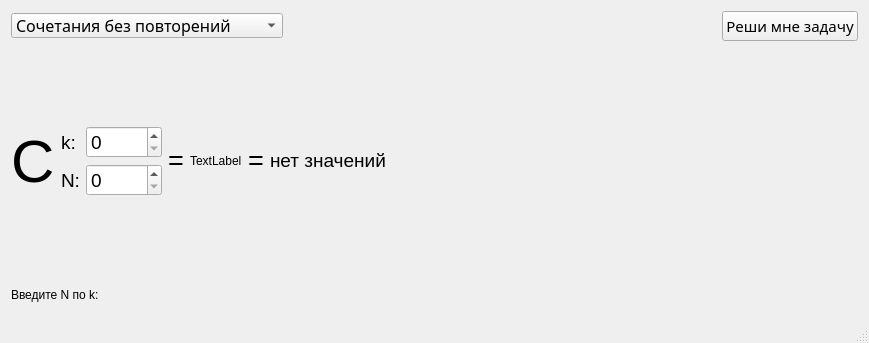
<?xml version="1.0" encoding="UTF-8"?>
<ui version="4.0">
 <class>MainWindow</class>
 <widget class="QMainWindow" name="MainWindow">
  <property name="geometry">
   <rect>
    <x>0</x>
    <y>0</y>
    <width>869</width>
    <height>343</height>
   </rect>
  </property>
  <property name="windowTitle">
   <string>MainWindow</string>
  </property>
  <widget class="QWidget" name="centralWidget">
   <layout class="QGridLayout" name="gridLayout">
    <item row="0" column="0">
     <layout class="QVBoxLayout" name="verticalLayout">
      <item>
       <layout class="QHBoxLayout" name="horizontalLayout_2">
        <item>
         <widget class="QComboBox" name="formul">
          <property name="minimumSize">
           <size>
            <width>0</width>
            <height>0</height>
           </size>
          </property>
          <property name="maximumSize">
           <size>
            <width>300</width>
            <height>25</height>
           </size>
          </property>
          <property name="font">
           <font>
            <family>Segoe MDL2 Assets</family>
            <pointsize>12</pointsize>
           </font>
          </property>
          <item>
           <property name="text">
            <string>Сочетания без повторений</string>
           </property>
          </item>
          <item>
           <property name="text">
            <string>Размещения с повторениями</string>
           </property>
          </item>
          <item>
           <property name="text">
            <string>Перестановка с повторениями</string>
           </property>
          </item>
          <item>
           <property name="text">
            <string>Размещения без повторений</string>
           </property>
          </item>
          <item>
           <property name="text">
            <string>Размещения k=n</string>
           </property>
          </item>
          <item>
           <property name="text">
            <string>Сочетание с повторениями</string>
           </property>
          </item>
         </widget>
        </item>
        <item>
         <spacer name="horizontalSpacer_2">
          <property name="orientation">
           <enum>Qt::Horizontal</enum>
          </property>
          <property name="sizeHint" stdset="0">
           <size>
            <width>40</width>
            <height>20</height>
           </size>
          </property>
         </spacer>
        </item>
        <item>
         <widget class="QPushButton" name="pushButton">
          <property name="font">
           <font>
            <family>Microsoft New Tai Lue</family>
            <pointsize>11</pointsize>
           </font>
          </property>
          <property name="text">
           <string>Реши мне задачу</string>
          </property>
         </widget>
        </item>
       </layout>
      </item>
      <item>
       <layout class="QHBoxLayout" name="mainLayout">
        <item>
         <widget class="QLabel" name="prefix">
          <property name="font">
           <font>
            <pointsize>45</pointsize>
           </font>
          </property>
          <property name="text">
           <string>C</string>
          </property>
         </widget>
        </item>
        <item>
         <layout class="QVBoxLayout" name="verticalLayout_3">
          <item>
           <spacer name="verticalSpacer">
            <property name="orientation">
             <enum>Qt::Vertical</enum>
            </property>
            <property name="sizeHint" stdset="0">
             <size>
              <width>20</width>
              <height>40</height>
             </size>
            </property>
           </spacer>
          </item>
          <item>
           <layout class="QHBoxLayout" name="horizontalLayout_8">
            <item>
             <widget class="QLabel" name="chark">
              <property name="font">
               <font>
                <pointsize>14</pointsize>
               </font>
              </property>
              <property name="text">
               <string>k:</string>
              </property>
             </widget>
            </item>
            <item>
             <widget class="QSpinBox" name="spinBox_K">
              <property name="sizePolicy">
               <sizepolicy hsizetype="Minimum" vsizetype="Fixed">
                <horstretch>0</horstretch>
                <verstretch>0</verstretch>
               </sizepolicy>
              </property>
              <property name="minimumSize">
               <size>
                <width>76</width>
                <height>0</height>
               </size>
              </property>
              <property name="font">
               <font>
                <pointsize>14</pointsize>
               </font>
              </property>
              <property name="maximum">
               <number>1000</number>
              </property>
             </widget>
            </item>
           </layout>
          </item>
          <item>
           <layout class="QHBoxLayout" name="n_la">
            <item>
             <widget class="QLabel" name="charn">
              <property name="font">
               <font>
                <pointsize>14</pointsize>
               </font>
              </property>
              <property name="text">
               <string>N:</string>
              </property>
             </widget>
            </item>
            <item>
             <widget class="QSpinBox" name="spinBox_N">
              <property name="sizePolicy">
               <sizepolicy hsizetype="Minimum" vsizetype="Fixed">
                <horstretch>0</horstretch>
                <verstretch>0</verstretch>
               </sizepolicy>
              </property>
              <property name="minimumSize">
               <size>
                <width>76</width>
                <height>0</height>
               </size>
              </property>
              <property name="font">
               <font>
                <pointsize>14</pointsize>
               </font>
              </property>
              <property name="maximum">
               <number>1000</number>
              </property>
             </widget>
            </item>
           </layout>
          </item>
          <item>
           <spacer name="verticalSpacer_3">
            <property name="orientation">
             <enum>Qt::Vertical</enum>
            </property>
            <property name="sizeHint" stdset="0">
             <size>
              <width>20</width>
              <height>40</height>
             </size>
            </property>
           </spacer>
          </item>
         </layout>
        </item>
        <item>
         <widget class="QLabel" name="split1">
          <property name="enabled">
           <bool>true</bool>
          </property>
          <property name="font">
           <font>
            <pointsize>20</pointsize>
           </font>
          </property>
          <property name="text">
           <string>=</string>
          </property>
         </widget>
        </item>
        <item>
         <widget class="QLabel" name="img">
          <property name="minimumSize">
           <size>
            <width>0</width>
            <height>0</height>
           </size>
          </property>
          <property name="text">
           <string>TextLabel</string>
          </property>
         </widget>
        </item>
        <item>
         <widget class="QLabel" name="split2">
          <property name="font">
           <font>
            <pointsize>20</pointsize>
           </font>
          </property>
          <property name="text">
           <string>=</string>
          </property>
         </widget>
        </item>
        <item>
         <widget class="QLabel" name="result">
          <property name="font">
           <font>
            <pointsize>14</pointsize>
           </font>
          </property>
          <property name="text">
           <string>нет значений</string>
          </property>
         </widget>
        </item>
        <item>
         <spacer name="horizontalSpacer_3">
          <property name="orientation">
           <enum>Qt::Horizontal</enum>
          </property>
          <property name="sizeHint" stdset="0">
           <size>
            <width>40</width>
            <height>20</height>
           </size>
          </property>
         </spacer>
        </item>
       </layout>
      </item>
     </layout>
    </item>
    <item row="1" column="0">
     <layout class="QHBoxLayout" name="n_layout">
      <item>
       <widget class="QLabel" name="labelInputNk">
        <property name="text">
         <string>Введите N по k:</string>
        </property>
       </widget>
      </item>
      <item>
       <spacer name="verticalSpacer_2">
        <property name="orientation">
         <enum>Qt::Vertical</enum>
        </property>
        <property name="sizeType">
         <enum>QSizePolicy::Fixed</enum>
        </property>
        <property name="sizeHint" stdset="0">
         <size>
          <width>20</width>
          <height>30</height>
         </size>
        </property>
       </spacer>
      </item>
     </layout>
    </item>
   </layout>
  </widget>
  <widget class="QMenuBar" name="menuBar">
   <property name="geometry">
    <rect>
     <x>0</x>
     <y>0</y>
     <width>869</width>
     <height>21</height>
    </rect>
   </property>
  </widget>
  <widget class="QStatusBar" name="statusBar"/>
 </widget>
 <layoutdefault spacing="6" margin="11"/>
 <resources/>
 <connections/>
</ui>
